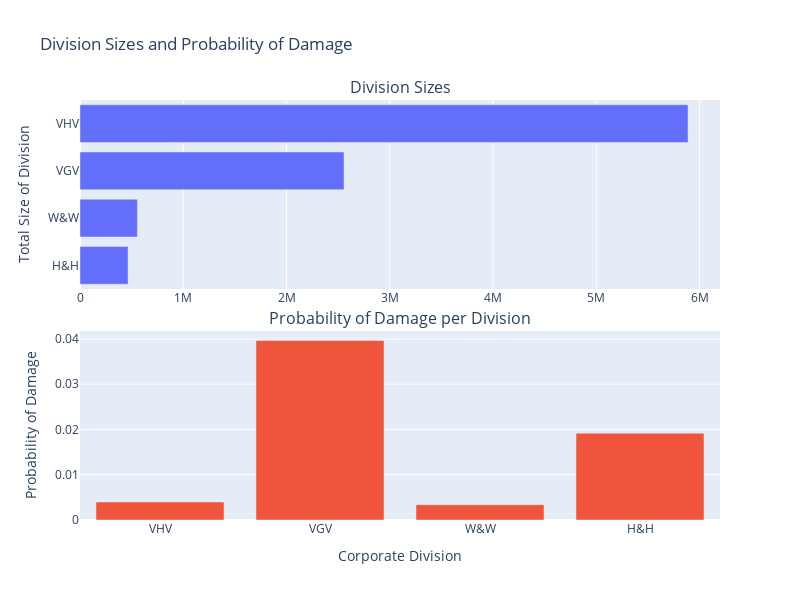

The notebook cell saved with this chart:
### Markdown cell above
## Data Visualisation

### Code cell
# Calculate the total number of observations and the percentage of damage by corporate division
total_counts = df.groupby('CORPORATE_DEVISION').size().reset_index(name='total_count')
damage_counts = df[df['DAMAGE'] == 1].groupby('CORPORATE_DEVISION').size().reset_index(name='damage_count')
summary = total_counts.merge(damage_counts, on='CORPORATE_DEVISION', how='left').fillna(0)
summary['damage_prob'] = (summary['damage_count'] / summary['total_count'])
summary['devision_percent'] = (summary['total_count'] / summary['total_count'].sum())

# Sort summary
summary = summary.sort_values(by='total_count', ascending=True).reset_index(drop=True)

# Create a subplot
fig_division_1 = make_subplots(rows=2, cols=1, shared_xaxes=False, 
                    vertical_spacing=0.1, subplot_titles=("Division Sizes", "Probability of Damage per Division"))

# Add horizontal bar chart for division size
fig_division_1.add_trace(go.Bar(
    y=summary['CORPORATE_DEVISION'],
    x=summary['total_count'],
    orientation='h',
    name='Division Size'
), row=1, col=1)

# Sort summary
summary = summary.sort_values(by='total_count', ascending=False).reset_index(drop=True)

# Add bar chart for percentage of damage
fig_division_1.add_trace(go.Bar(
    x=summary['CORPORATE_DEVISION'],
    y=summary['damage_prob'],
    name='Probability of Damage'
), row=2, col=1)

# Update layout
fig_division_1.update_layout(height=600, width=800, showlegend=False, 
                  title_text="Division Sizes and Probability of Damage",
                  yaxis_title="Total Size of Division",
                  xaxis2_title="Corporate Division",
                  yaxis2_title="Probability of Damage")

fig_division_1.show()

### Figure 1 — Plotly figure (JSON) as saved in the notebook; plotly's stock layout.template omitted (floating-point values rounded to 4 significant figures)
{"data": [{"name": "Division Size", "orientation": "h", "type": "bar", "x": [465288, 556265, 2557032, 5887776], "xaxis": "x", "y": ["H&H", "W&W", "VGV", "VHV"], "yaxis": "y"}, {"name": "Probability of Damage", "type": "bar", "x": ["VHV", "VGV", "W&W", "H&H"], "xaxis": "x2", "y": [0.003985, 0.03967, 0.003365, 0.01918], "yaxis": "y2"}], "layout": {"annotations": [{"font": {"size": 16}, "showarrow": false, "text": "Division Sizes", "x": 0.5, "xanchor": "center", "xref": "paper", "y": 1, "yanchor": "bottom", "yref": "paper"}, {"font": {"size": 16}, "showarrow": false, "text": "Probability of Damage per Division", "x": 0.5, "xanchor": "center", "xref": "paper", "y": 0.45, "yanchor": "bottom", "yref": "paper"}], "height": 600, "showlegend": false, "title": {"text": "Division Sizes and Probability of Damage"}, "width": 800, "xaxis": {"anchor": "y", "domain": [0, 1]}, "xaxis2": {"anchor": "y2", "domain": [0, 1], "title": {"text": "Corporate Division"}}, "yaxis": {"anchor": "x", "domain": [0.55, 1], "title": {"text": "Total Size of Division"}}, "yaxis2": {"anchor": "x2", "domain": [0, 0.45], "title": {"text": "Probability of Damage"}}}}
